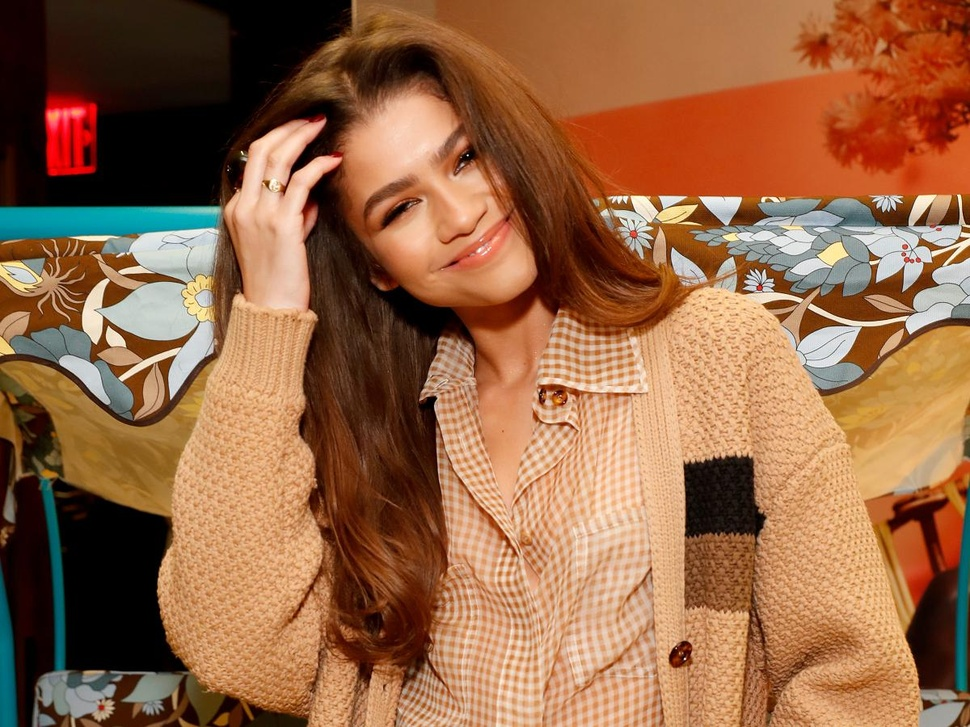
#> input picture Module 1/Zendaya.jpg, 970 x 727 px, shrunk from 1200 x 900 before the run
$ jupyter execute Module1.ipynb
#> lines starting #> are read from the running program, lines starting #| are printed output that depends on the picture
# Import Libraries

[cell 1]
import cv2
import numpy as np
import matplotlib.pyplot as plt
from IPython.display import Image

Display Image Directly

[cell 2]
Image(filename="Zendaya.jpg")

Reading Images using OpenCV

[cell 3]
im = cv2.imread("Zendaya.jpg", 0)
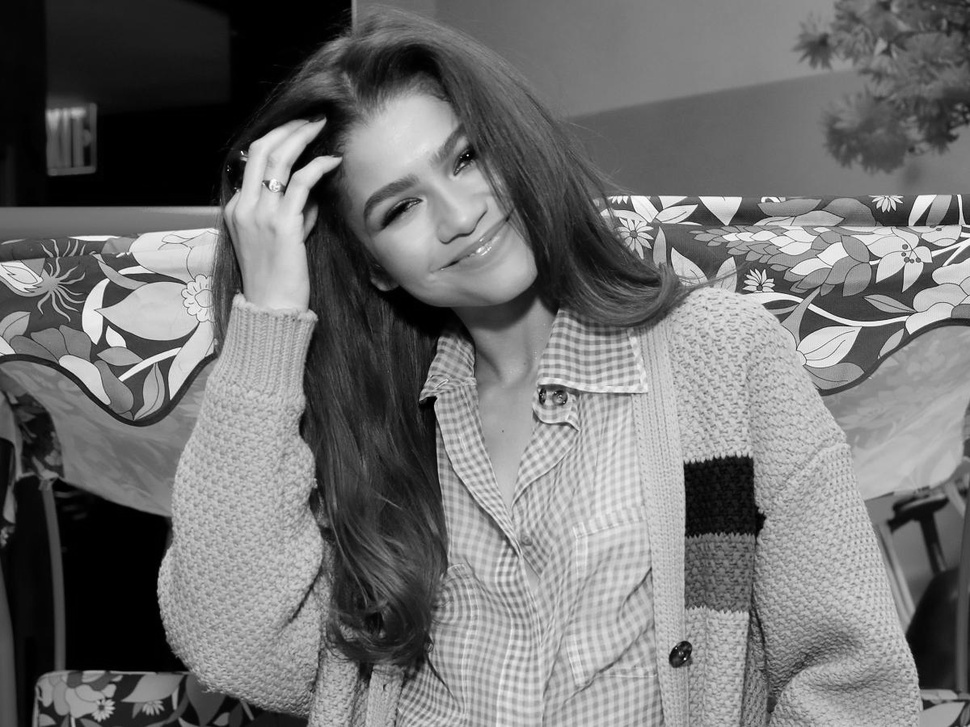
#> im: shape (727, 970); min 0, max 255, mean 113.2

print(im)   #numpy 2d column
#> (printed output is left out)

plt.imshow(im)  #using matplotlib
#> (this line was passed over: IPython is not available in this run)

[cell 4]
plt.imshow(im, cmap='gray')
#> (this line was passed over: IPython is not available in this run)

Read and display color image

[cell 5]
im1 = cv2.imread("Zendaya.jpg", 1)
#> im1 is the input picture: shape (727, 970, 3); mean B, G, R 70.1, 102.7, 150.1

print("Image size: ", im1.shape)
#| Image size:  (727, 970, 3)

print("Data type of image: ", im1.dtype)
#| Data type of image:  uint8

plt.imshow(im1)
#> (this line was passed over: IPython is not available in this run)

[cell 6]
im1_rev = im1[:, :, ::-1]
plt.imshow(im1_rev)
#> (this line was passed over: IPython is not available in this run)

Splitting and Merging Color Channels

[cell 7]
im2 = cv2.imread("Zendaya.jpg", cv2.IMREAD_COLOR)
b, g, r = cv2.split(im2)
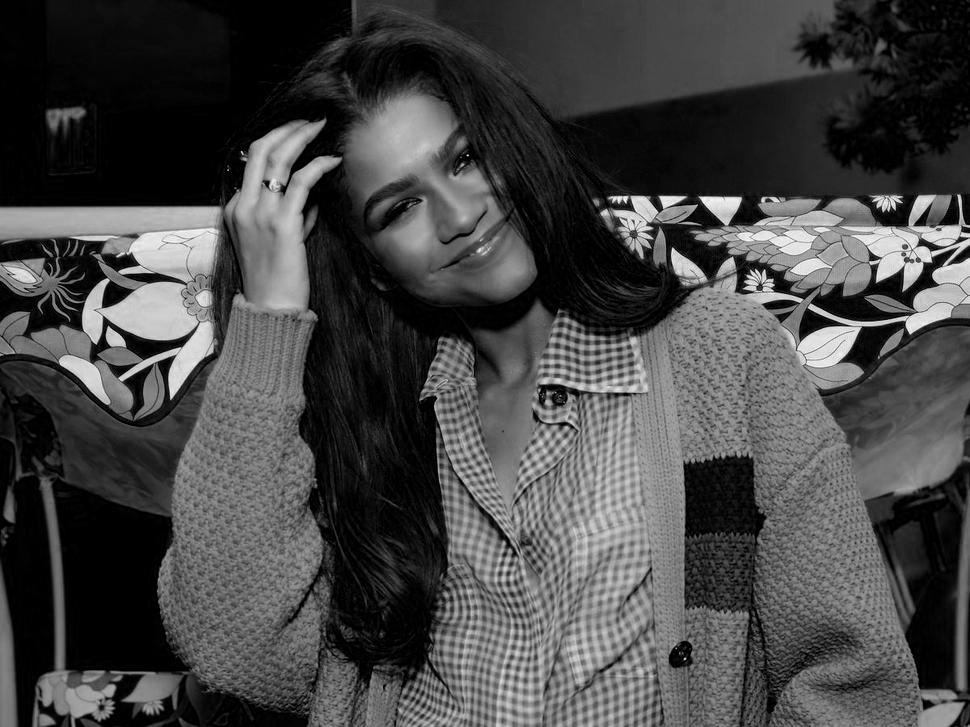
#> b: shape (727, 970); min 0, max 255, mean 70.1
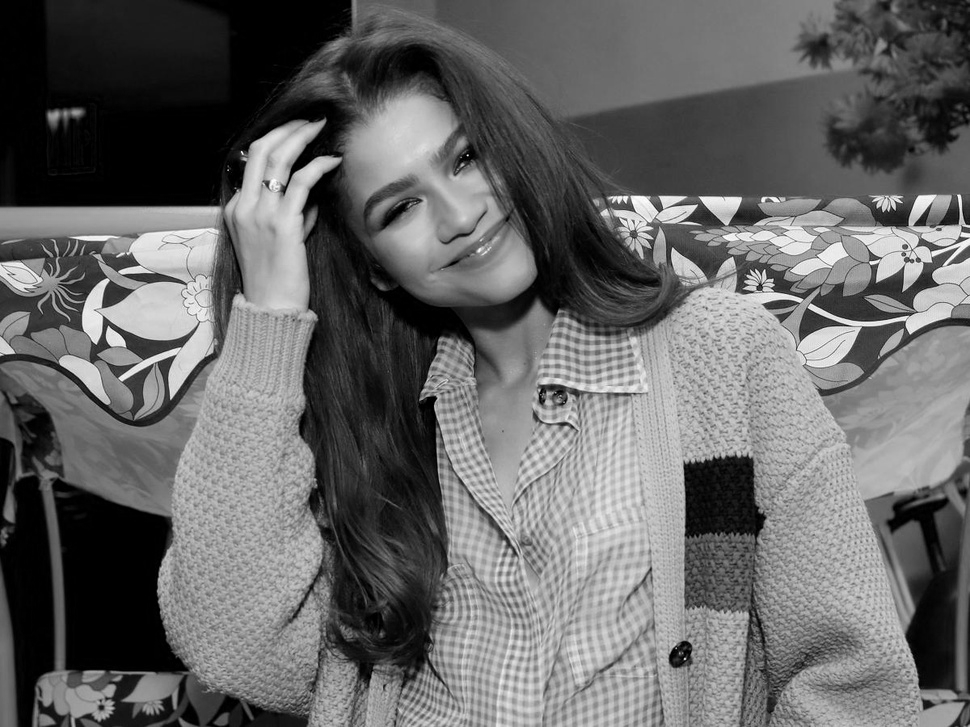
#> g: shape (727, 970); min 0, max 255, mean 102.7
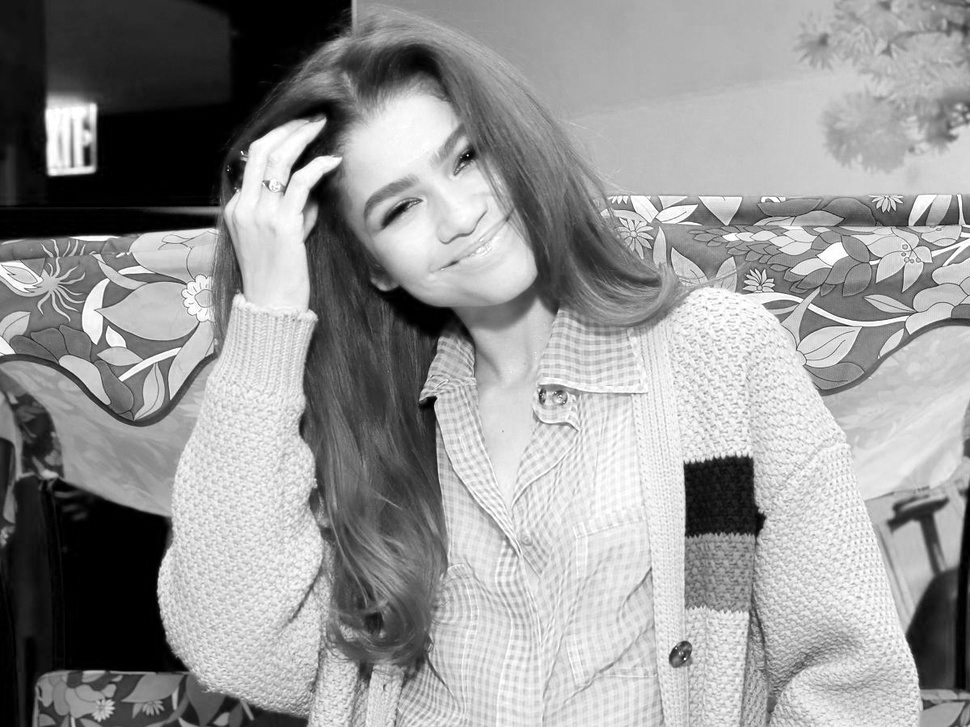
#> r: shape (727, 970); min 0, max 255, mean 150.1

plt.figure(figsize=[20, 5])
#> (this line was passed over: IPython is not available in this run)
plt.subplot(141); plt.imshow(r, cmap='gray'); plt.title("Red Channel");
#> (this line was passed over: IPython is not available in this run)
#> (this line was passed over: IPython is not available in this run)
plt.subplot(142); plt.imshow(g, cmap='gray'); plt.title("Green Channel");
plt.subplot(143); plt.imshow(b, cmap='gray'); plt.title("Blue Channel");

imMerged = cv2.merge((b, g, r))

plt.subplot(144); plt.imshow(imMerged[:, :, ::-1]); plt.title("Merged Output");
